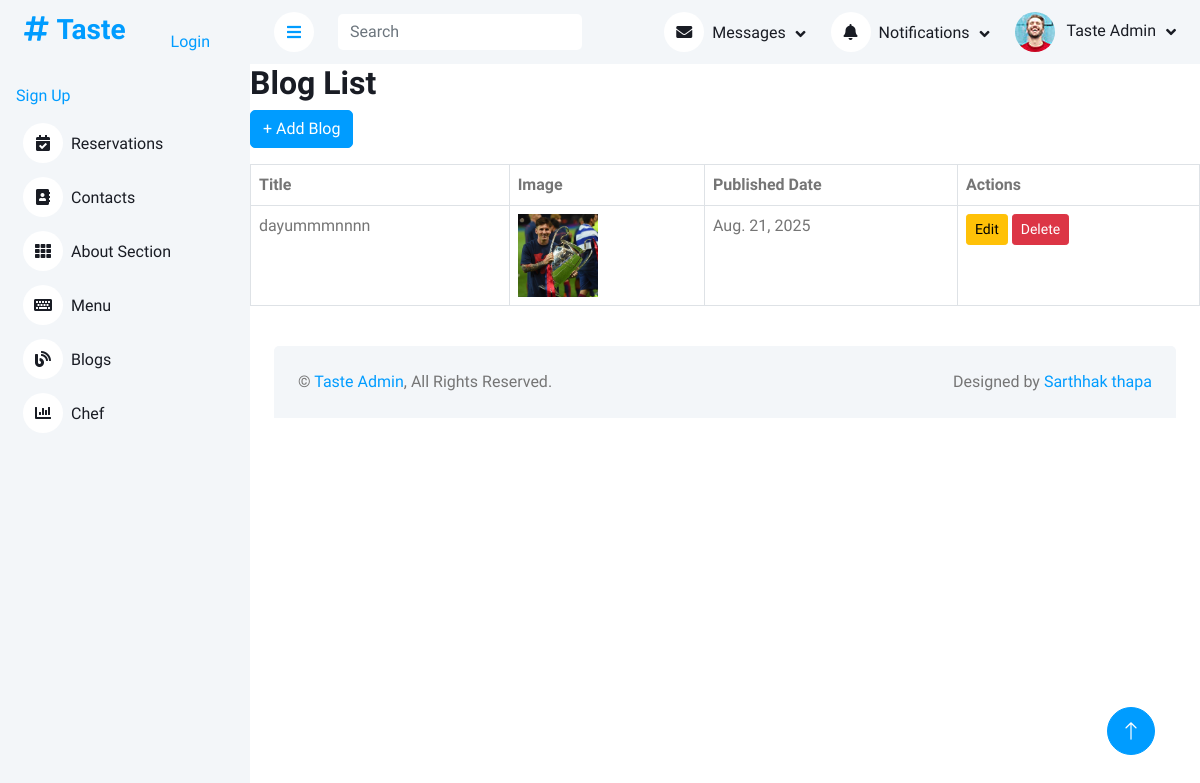
Page /dashboard/blogs/ on the committed database.
### frontend/models.py (models this page shows, shortened)
class Blog(models.Model):
    title = models.CharField(max_length=100)
    image = models.ImageField(upload_to='blogs/', default='blogs/default.jpg')
    content = models.TextField()
    published_date = models.DateField(auto_now_add=True)

### backend/views.py (the view)
# urls.py: path('blogs/', views.blog_list, name='blog_list'),
def blog_list(request):
    blogs = Blog.objects.all().order_by('-published_date')
    return render(request, 'backend/blog_li.html', {'blogs': blogs})

### template/backend/blog_li.html (shortened to what this page needs)
{% extends 'backend/base.html' %}
{% block content %}
<h2>Blog List</h2>
<a href="{% url 'backend:blog_add' %}" class="btn btn-primary mb-3">+ Add Blog</a>
<table class="table table-bordered">
    <thead>
        <tr>
            <th>Title</th>
            <th>Image</th>
            <th>Published Date</th>
            <th>Actions</th>
        </tr>
    </thead>
    <tbody>
        {% for blog in blogs %}
        <tr>
            <td>{{ blog.title }}</td>
            <td><img src="{{ blog.image.url }}" width="80"></td>
            <td>{{ blog.published_date }}</td>
            <td>
                <a href="{% url 'backend:blog_edit' blog.pk %}" class="btn btn-sm btn-warning">Edit</a>
                <form action="{% url 'backend:blog_delete' blog.pk %}" method="post" style="display:inline;">
                    <button type="submit" class="btn btn-sm btn-danger">Delete</button>
                </form>
            </td>
        </tr>
        {% empty %}
        <tr>
            <td colspan="4">No blogs found.</td>
        </tr>
        {% endfor %}
    </tbody>
</table>
{% endblock %}

### static/backend/css/style.css (style rules this page uses)
:root { --primary: #009CFF; --light: #F3F6F9; --dark: #191C24; }
.btn { transition: .5s; }
.btn.btn-primary { color: #FFFFFF; }

### rows in the picture
Blog: title "dayummmnnnn", image (picture), published_date "Aug. 21, 2025"
